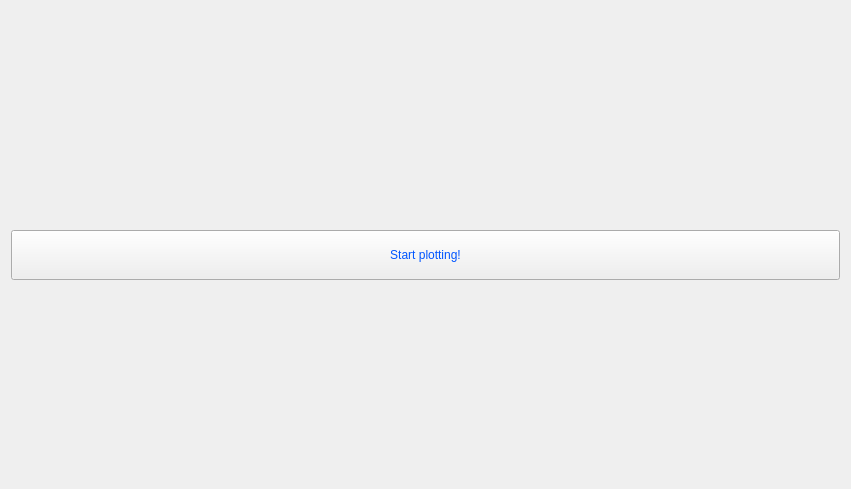
<?xml version="1.0" encoding="UTF-8"?>
<ui version="4.0">
 <class>Welcome_Page</class>
 <widget class="QWidget" name="Welcome_Page">
  <property name="enabled">
   <bool>true</bool>
  </property>
  <property name="geometry">
   <rect>
    <x>0</x>
    <y>0</y>
    <width>851</width>
    <height>489</height>
   </rect>
  </property>
  <property name="windowTitle">
   <string>Form</string>
  </property>
  <layout class="QVBoxLayout" name="verticalLayout">
   <item>
    <layout class="QGridLayout" name="gridLayout_2">
     <item row="1" column="0">
      <spacer name="verticalSpacer">
       <property name="orientation">
        <enum>Qt::Vertical</enum>
       </property>
       <property name="sizeHint" stdset="0">
        <size>
         <width>20</width>
         <height>178</height>
        </size>
       </property>
      </spacer>
     </item>
     <item row="3" column="0">
      <spacer name="verticalSpacer_2">
       <property name="orientation">
        <enum>Qt::Vertical</enum>
       </property>
       <property name="sizeHint" stdset="0">
        <size>
         <width>20</width>
         <height>40</height>
        </size>
       </property>
      </spacer>
     </item>
     <item row="0" column="0">
      <widget class="QLabel" name="label">
       <property name="text">
        <string/>
       </property>
       <property name="pixmap">
        <pixmap resource="resources.qrc">:/wel_page/Wel_pg1.png</pixmap>
       </property>
       <property name="scaledContents">
        <bool>true</bool>
       </property>
      </widget>
     </item>
     <item row="2" column="0">
      <widget class="QPushButton" name="StartButton">
       <property name="minimumSize">
        <size>
         <width>0</width>
         <height>50</height>
        </size>
       </property>
       <property name="styleSheet">
        <string notr="true">background-image: url(:/window/Button.png);
color: rgb(0, 85, 255);
font: 20pt &quot;MS Shell Dlg 2&quot;;</string>
       </property>
       <property name="text">
        <string>Start plotting!</string>
       </property>
       <property name="iconSize">
        <size>
         <width>16777215</width>
         <height>16777215</height>
        </size>
       </property>
       <property name="shortcut">
        <string>Return</string>
       </property>
       <property name="checkable">
        <bool>false</bool>
       </property>
       <property name="autoExclusive">
        <bool>false</bool>
       </property>
       <property name="autoDefault">
        <bool>false</bool>
       </property>
      </widget>
     </item>
    </layout>
   </item>
  </layout>
 </widget>
 <resources>
  <include location="resources.qrc"/>
 </resources>
 <connections/>
</ui>
